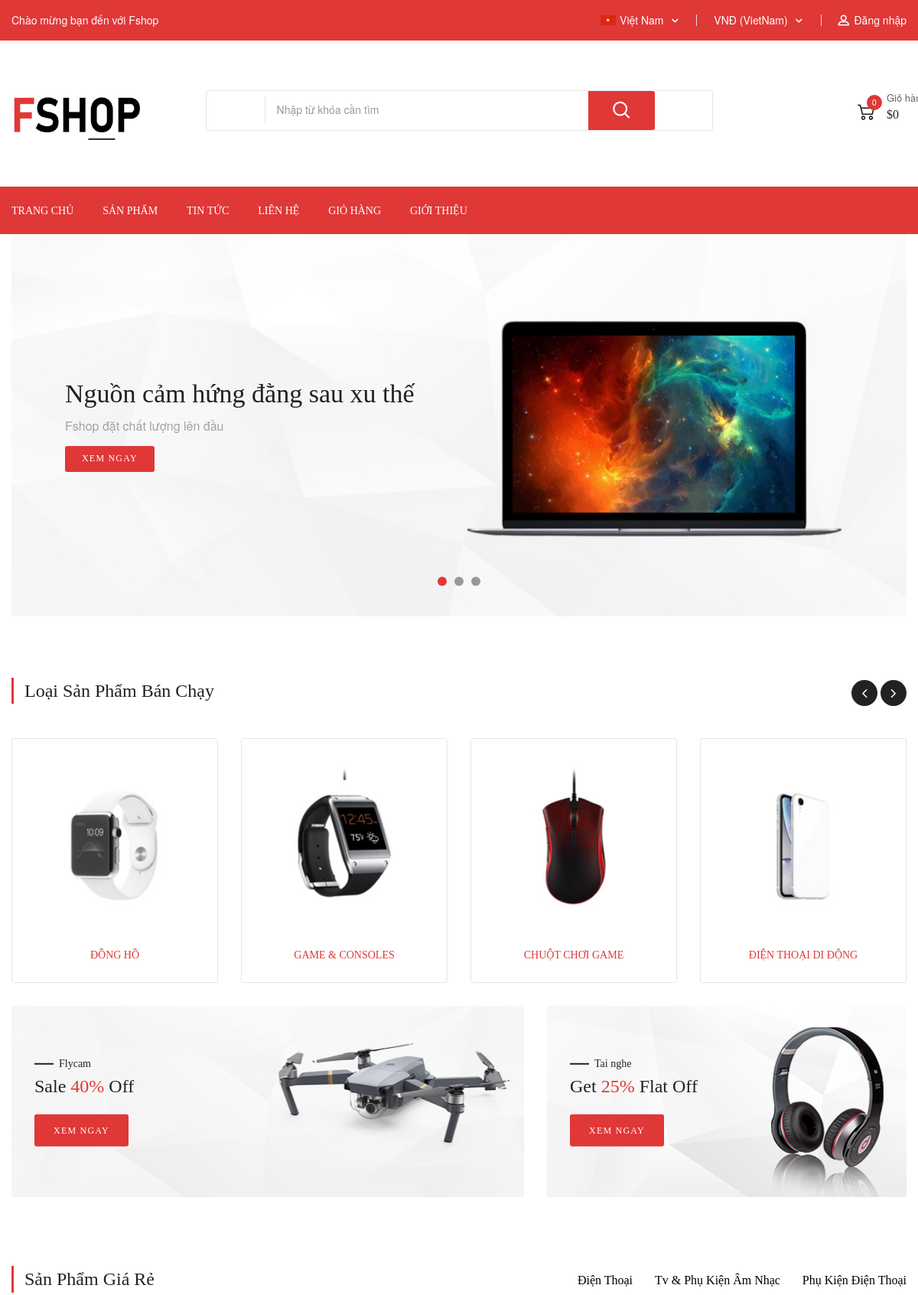
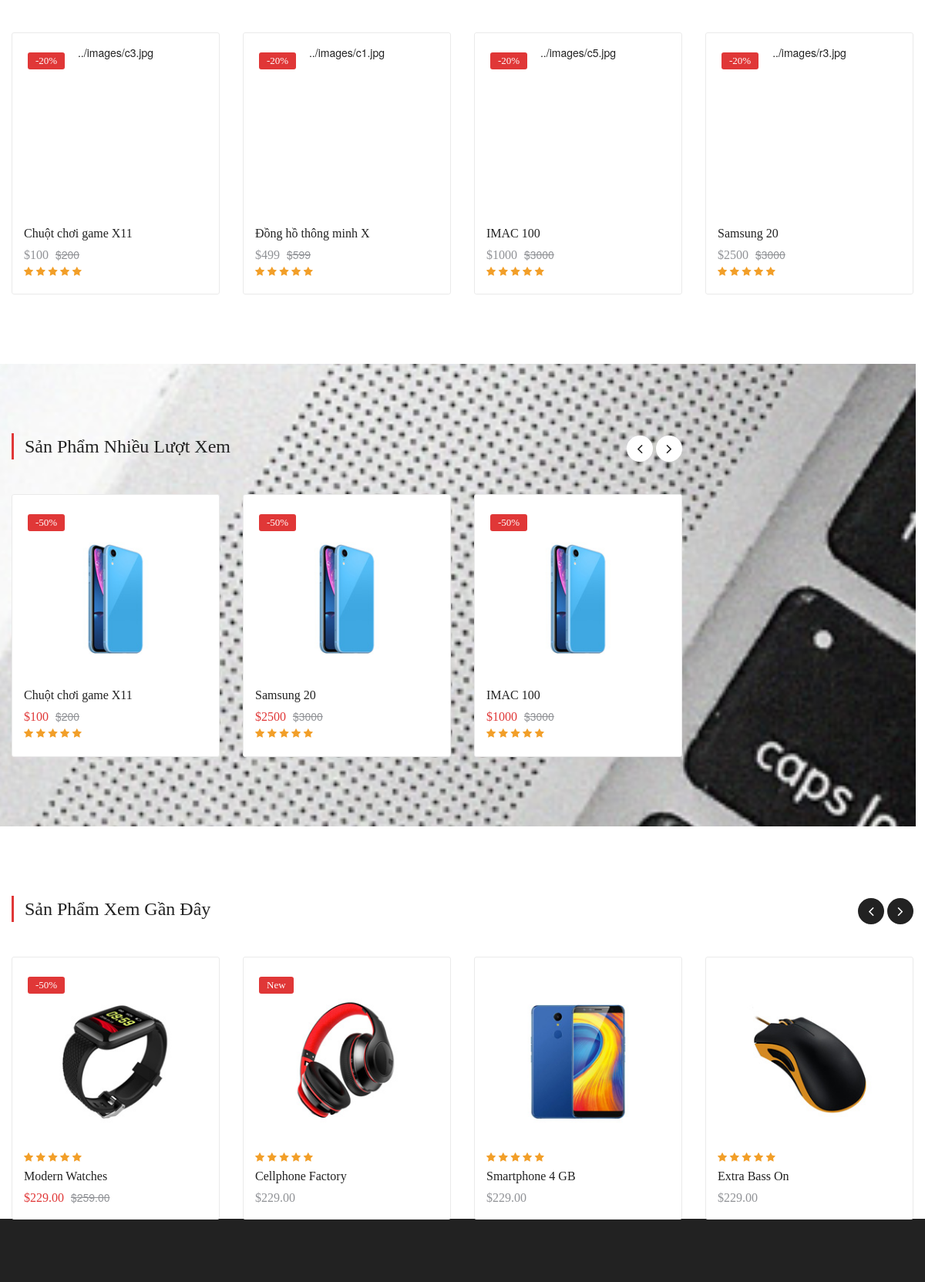
The page /site/index.php (upper part) on the database its author committed (2 pictures, top to bottom).
### tables this page shows
CREATE TABLE `sanpham` (
  `ma_sp` int(225) NOT NULL,
  `ma_loai` int(11) NOT NULL,
  `ten_sp` varchar(20) NOT NULL,
  `gia_goc` decimal(20,0) NOT NULL,
  `gia_giam` decimal(20,0) NOT NULL,
  `hang` int(20) NOT NULL,
  `hinh_anh` varchar(100) NOT NULL,
  `mo_ta` varchar(100) NOT NULL,
  `truy_cap` int(11) DEFAULT NULL,
  `thu_tu` int(225) NOT NULL,
  `an_hien` tinyint(1) NOT NULL
);

### site/controller/home.php (called while the page is built)
<?php
    include 'view/home.php';
?>

### site/model/database.php (called while the page is built, shortened)
<?php
    function getConnection(){
        $host= 'localhost';
        $dbname= 'du_an_1';
        $username='root';
        $password='';
        $options= array(PDO::MYSQL_ATTR_INIT_COMMAND => "SET NAMES utf8",
        PDO::ATTR_ERRMODE => PDO::ERRMODE_EXCEPTION);
        $DBH= new PDO('mysql:host='.$host.';dbname='.$dbname,$username, $password, $options);
        return $DBH;
    }
    function query($sql){
        $connect= getConnection();
        $result=$connect->query($sql);
        return $result;
    }
?>

### site/model/product.php (called while the page is built, shortened)
<?php
	include 'database.php';
	function showLowPrice(){
		 $sql="SELECT * from sanpham order by gia_goc limit 12";
          return query($sql);
	}
	function showTruyCap(){
		$sql="SELECT * from sanpham order by truy_cap limit 12";
		return query($sql);
	}
?>

### site/view/home.php (the view, shortened to what this page needs)
<div class="block-slide">
    <div class="container">
        <div class="main-slide slide-opt-5">
            <div class="owl-carousel nav-style5" data-nav="false" data-autoplay="false" data-dots="true"
                 data-loop="true" data-margin="0"
                 data-responsive='{"0":{"items":1},"600":{"items":1},"1000":{"items":1}}'>
                <div class="item-slide item-slide-1">
                    <div class="container">
                        <div class="slide-desc slide-desc-1">
                            <div class="container-inner">
                                <div class="p-primary">Nguồn cảm hứng đằng sau xu thế</div>
                                <p>Fshop đặt chất lượng lên đầu</p>
                                <a href="grid-product.html" class="btn-shop-now">Xem ngay</a>
                            </div>
                        </div>
                    </div>
                </div>
            </div>
        </div>
    </div>
</div>
<div class="block-top-categori">
    <div class="container">
        <div class="title-of-section main-title"><span>Loại sản phẩm bán chạy</span></div>
        <div class="owl-carousel nav-style2" data-nav="true" data-autoplay="false" data-dots="false"
             data-loop="true" data-margin="30"
             data-responsive='{"0":{"items":1},"480":{"items":2},"768":{"items":3},"992":{"items":4}}'>
            <div class="block-top-categori-item">
                <a href="#"><img src="assets/images/home1/c1.jpg" alt="c1"></a>
                <div class="block-top-categori-title">Đồng hồ</div>
            </div>
            <div class="block-top-categori-item">
                <a href="#"><img src="assets/images/home1/c2.jpg" alt="c2"></a>
                <div class="block-top-categori-title">Game & Consoles</div>
            </div>
            <div class="block-top-categori-item">
                <a href="#"><img src="assets/images/home1/c3.jpg" alt="c3"></a>
                <div class="block-top-categori-title">Chuột chơi game</div>
            </div>
            <div class="block-top-categori-item">
                <a href="#"><img src="assets/images/home1/c4.jpg" alt="c4"></a>
                <div class="block-top-categori-title">Điện thoại di động</div>
            </div>
        </div>
    </div>
</div>
<div class="block-promotion-banner">
    <div class="container">
        <div class="row">
            <div class="col-sm-7">
                <div class="promotion-banner style-5">
                    <a href="#" class="banner-img"><img src="assets/images/home1/banner3.jpg" alt="banner3"></a>
                    <div class="promotion-banner-inner">
                        <h4>Flycam</h4>
                        <h3>Sale <strong>40%</strong> Off</h3>
                        <a class="banner-link" href="grid-product.html">Xem ngay</a>
                    </div>
                </div>
            </div>
            <div class="col-sm-5">
                <div class="promotion-banner style-5">
                    <a href="#" class="banner-img"><img src="assets/images/home1/banner4.jpg" alt="banner4"></a>
                    <div class="promotion-banner-inner">
                        <h4>Tai nghe</h4>
                        <h3>Get <strong>25%</strong> Flat Off</h3>
                        <a class="banner-link" href="grid-product.html">Xem ngay</a>
                    </div>
                </div>
            </div>
        </div>
    </div>
</div>
<div class="block-feature-product">
    <div class="container">
        <div class="title-of-section main-title"><span>Sản phẩm giá rẻ</span></div>
        <div class="tab-product tab-product-fade-effect">
            <ul class="box-tabs nav-tab">
                <li><a data-toggle="tab" href="#tab-2">Điện thoại</a></li>
                <li><a data-toggle="tab" href="#tab-2">Tv & Phụ kiện âm nhạc</a></li>
                <li><a data-toggle="tab" href="#tab-1">Phụ kiện điện thoại</a></li>
            </ul>
            <div class="tab-content">
                <div class="tab-container">
                    <div id="tab-1" class="tab-panel active">
                        <div class="owl-carousel nav-style2 border-background equal-container" data-nav="false"
                             data-autoplay="false" data-dots="false" data-loop="true" data-margin="30"
                             data-responsive='{"0":{"items":1},"480":{"items":2},"768":{"items":3},"992":{"items":4},"1200":{"items":4}}'>
                                 <?php
                                                include 'model/product.php';
                                                $lowprice=showLowPrice();
                                                foreach ($lowprice as $key){
                                                    echo '
                                                     <div class="owl-one-row">
                                                    <div class="product-item style1">
                                    <div class="product-inner equal-elem ">
                                        <div class="product-thumb">
                                            <div class="thumb-inner">
                                                <a href="#">'.$key['hinh_anh'].'</a>
                                            </div>
                                             <span class="onsale">-20%</span>
                                        </div>
                                        <div class="product-innfo">
                                            <div class="product-name"><a href="#">'.$key['ten_sp'].'</a>
                                            </div>
                                            <span class="price price-dark">
                                                    <ins>$'.$key['gia_giam'].'</ins>
                                                     <del>$'.$key['gia_goc'].'</del>
                                                </span>
                                            <span class="star-rating">
                                                    <i class="fa fa-star" aria-hidden="true"></i>
                                                    <i class="fa fa-star" aria-hidden="true"></i>
                                                    <i class="fa fa-star" aria-hidden="true"></i>
                                                    <i class="fa fa-star" aria-hidden="true"></i>
                                                    <i class="fa fa-star" aria-hidden="true"></i>
                                                </span>
                                        </div>
                                    </div>
                                </div>
                                </div>';
                                                }
                                            ?>
                </div>
            </div>
        </div>
    </div>
</div>
<div class="block-sale-product full-width block-background">
    <div class="container">
        <div class="title-of-section"><span>Sản phẩm nhiều lượt xem</span></div>
        <div class="owl-carousel nav-style2 border-background equal-container" data-nav="true"
             data-autoplay="false" data-dots="false" data-loop="true" data-margin="30"
             data-responsive='{"0":{"items":1},"480":{"items":2},"768":{"items":3},"1200":{"items":3}}'>
             <?php
             $truycap=showTruyCap();
             foreach ($truycap as $kay){
             echo '
            <div class="product-item style1">
                <div class="product-inner equal-elem">
                    <div class="product-thumb">
                        <div class="thumb-inner">
                            <a href="#"><img src="assets/images/home1/s1.jpg" alt="s1"></a>
                        </div>
                        <span class="onsale">-50%</span>
                        <a href="#" class="quick-view">Quick View</a>
                    </div>
                    <div class="product-innfo">
                        <div class="product-name"><a href="#">'.$kay['ten_sp'].'</a></div>
                        <span class="price">
                                <ins>$'.$kay['gia_giam'].'</ins>
                                <del>$'.$kay['gia_goc'].'</del>
                            </span>
                        <span class="star-rating">
                                <i class="fa fa-star" aria-hidden="true"></i>
                                <i class="fa fa-star" aria-hidden="true"></i>
                                <i class="fa fa-star" aria-hidden="true"></i>
                                <i class="fa fa-star" aria-hidden="true"></i>
                                <i class="fa fa-star" aria-hidden="true"></i>
                                <span class="review">5 Review(s)</span>
                            </span>
                        <div class="group-btn-hover style2">
                            <a href="#" class="add-to-cart"><i class="flaticon-shopping-cart"
                                                               aria-hidden="true"></i></a>
                            <a href="compare.html" class="compare"><i class="fa fa-exchange"></i></a>
                            <a href="wishlist.html" class="wishlist"><i class="fa fa-heart-o" aria-hidden="true"></i></a>
                        </div>
                    </div>
                </div>
            </div>
           ';
             }?>
                    </div>
                </div>
            </div>
        </div>
    </div>
<div class="block-recent-view">
    <div class="container">
        <div class="title-of-section"><span>Sản phẩm xem gần đây</span></div>
        <div class="owl-carousel nav-style2 border-background equal-container" data-nav="true"
             data-autoplay="false" data-dots="false" data-loop="true" data-margin="30"
             data-responsive='{"0":{"items":1},"480":{"items":2},"768":{"items":3},"992":{"items":4},"1000":{"items":4}}'>
            <div class="product-item style1">
                <div class="product-inner equal-elem">
                    <div class="product-thumb">
                        <div class="thumb-inner">
                            <a href="#"><img src="assets/images/home1/r1.jpg" alt="r1"></a>
                        </div>
                        <span class="onsale">-50%</span>
                    </div>
                    <div class="product-innfo">
                            <span class="star-rating">
                                <i class="fa fa-star" aria-hidden="true"></i>
                                <i class="fa fa-star" aria-hidden="true"></i>
                                <i class="fa fa-star" aria-hidden="true"></i>
                                <i class="fa fa-star" aria-hidden="true"></i>
                                <i class="fa fa-star" aria-hidden="true"></i>
                            </span>
                        <div class="product-name"><a href="#">Modern Watches</a></div>
                        <span class="price">
                                <ins>$229.00</ins>
                                <del>$259.00</del>
                            </span>
                    </div>
                </div>
            </div>
            <div class="product-item style1">
                <div class="product-inner equal-elem">
                    <div class="product-thumb">
                        <div class="thumb-inner">
                            <a href="#"><img src="assets/images/home1/r2.jpg" alt="r2"></a>
                        </div>
                        <span class="onnew">new</span>
                    </div>
                    <div class="product-innfo">
                            <span class="star-rating">
                                <i class="fa fa-star" aria-hidden="true"></i>
                                <i class="fa fa-star" aria-hidden="true"></i>
                                <i class="fa fa-star" aria-hidden="true"></i>
                                <i class="fa fa-star" aria-hidden="true"></i>
                                <i class="fa fa-star" aria-hidden="true"></i>
                            </span>
                        <div class="product-name"><a href="#">Cellphone Factory</a></div>
                        <span class="price price-dark">
                                <ins>$229.00</ins>
                            </span>
                    </div>
                </div>
            </div>
            <div class="product-item style1">
                <div class="product-inner equal-elem">
                    <div class="product-thumb">
                        <div class="thumb-inner">
                            <a href="#"><img src="assets/images/home1/r3.jpg" alt="r3"></a>
                        </div>
                    </div>
                    <div class="product-innfo">
                            <span class="star-rating">
                                <i class="fa fa-star" aria-hidden="true"></i>
                                <i class="fa fa-star" aria-hidden="true"></i>
                                <i class="fa fa-star" aria-hidden="true"></i>
                                <i class="fa fa-star" aria-hidden="true"></i>
                                <i class="fa fa-star" aria-hidden="true"></i>
                            </span>
                        <div class="product-name"><a href="#">Smartphone 4 GB</a></div>
                        <span class="price price-dark">
                                <ins>$229.00</ins>
                            </span>
                    </div>
                </div>
            </div>
            <div class="product-item style1">
                <div class="product-inner equal-elem">
                    <div class="product-thumb">
                        <div class="thumb-inner">
                            <a href="#"><img src="assets/images/home1/r4.jpg" alt="r4"></a>
                        </div>
                    </div>
                    <div class="product-innfo">
                            <span class="star-rating">
                                <i class="fa fa-star" aria-hidden="true"></i>
                                <i class="fa fa-star" aria-hidden="true"></i>
                                <i class="fa fa-star" aria-hidden="true"></i>
                                <i class="fa fa-star" aria-hidden="true"></i>
                                <i class="fa fa-star" aria-hidden="true"></i>
                            </span>
                        <div class="product-name"><a href="#">Extra Bass On</a></div>
                        <span class="price price-dark">
                                <ins>$229.00</ins>
                            </span>
                    </div>
                </div>
            </div>
        </div>
    </div>
</div>
</div>

### rows shown on the page
sanpham: hinh_anh "../images/c3.jpg", ten_sp "Chuột chơi game X11", gia_giam "100", gia_goc "200"
sanpham: hinh_anh "../images/c1.jpg", ten_sp "Đồng hồ thông minh X", gia_giam "499", gia_goc "599"
sanpham: hinh_anh "../images/c5.jpg", ten_sp "IMAC 100", gia_giam "1000", gia_goc "3000"
sanpham: hinh_anh "../images/r3.jpg", ten_sp "Samsung 20", gia_giam "2500", gia_goc "3000"

### other values the page prints
$dem "0"
$tongtien "0"
